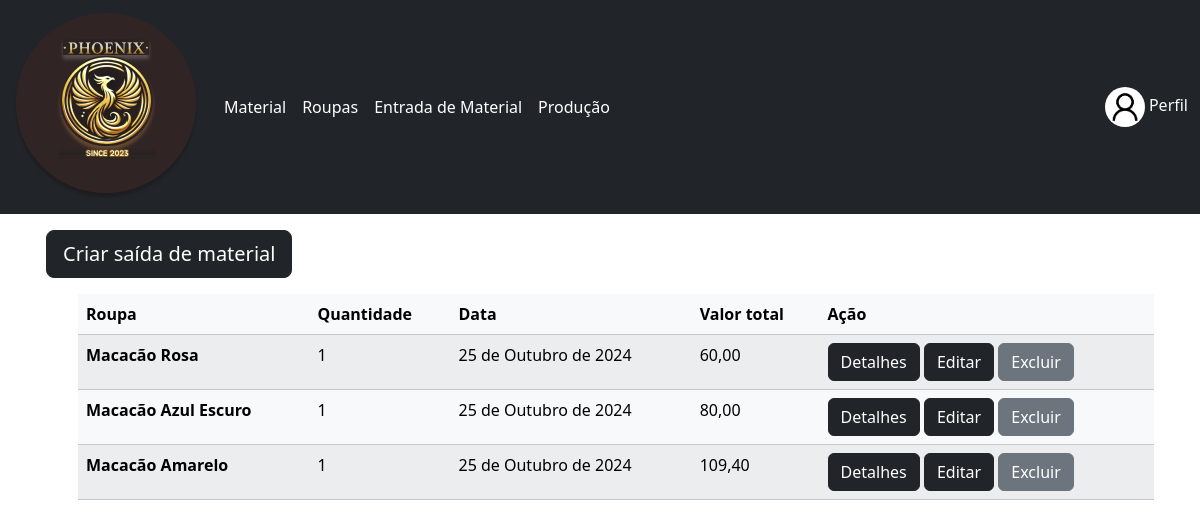
The page /producao/ (signed in) on the database its author committed.
### usuario/models.py (models this page shows, shortened)
class CustomUser(AbstractUser):
    linguagem = [
        ('pt-br', 'Português - Brasil'),
        ('eng', 'Inglês (Indisponível)')
    ]
    cpf = models.CharField(max_length=11, unique=True, verbose_name="CPF")
    profile_picture = models.ImageField(upload_to='profile_pictures/', blank=True, null=True)
    idioma = models.CharField(verbose_name="Idioma", null=False, blank=False,  choices=linguagem, default='pt-br', max_length=7)

### producao/models.py (models this page shows)
class Producao(models.Model):
    roupa = models.ForeignKey(Roupa, on_delete= models.CASCADE)
    quantidade = models.IntegerField()
    data = models.DateField()
    valorTotal = models.DecimalField(verbose_name="Valor Total da Venda", max_digits=10, decimal_places=2)

### roupa/models.py (models this page shows, shortened)
class Roupa(models.Model):
    nome = models.CharField(verbose_name="Nome", max_length=100, null=False, blank=False)
    descricao = models.TextField(verbose_name="Descrição", null=True, blank=True)
    imagem = models.ImageField(upload_to="fotos/")
    def __str__(self) -> str:
        return self.nome

### producao/views.py (the view)
# urls.py: path('', ProducaoListView.as_view(), name='producao_list'),
class ProducaoListView(LoginRequiredMixin, ListView):
    model= Producao
    template_name = 'producao_list_view.html'

### producao/templates/producao_list_view.html (shortened to what this page needs)
{% extends 'base.html' %}
{% block content %}
<a href="{% url 'producao_create' %}" class="btn btn-dark mb-3 btn-lg">Criar saída de material</a>
<ul>
    <table class="table table-striped table-light">
        <thead>
          <tr>
            <th scope="col">Roupa</th>
            <th scope="col">Quantidade</th>
            <th scope="col">Data</th>
            <th scope="col">Valor total</th>
            <th scope="col">Ação</th>
          </tr>
        </thead>
        <tbody>
            {% for producao in object_list %}
            <tr>
             <th scope="row">{{ producao.roupa }}</th>
             <td> {{ producao.quantidade }}</td>
             <td>{{ producao.data }}</td>
             <td>{{ producao.valorTotal }}</td>
                <td>
                <a href="{% url 'producao_detail' producao.pk %}" class="btn btn-dark">Detalhes</a>
                <a href="{% url 'producao_update' producao.pk %}" class="btn btn-dark">Editar</a>
                <a href="{% url 'producao_delete' producao.pk %}" class="btn btn-secondary">Excluir</a>
                </td>
            </tr>
    {% endfor %}
</ul>
{% endblock %}

### dashboard/templates/base.html (shortened to what this page needs)
<!DOCTYPE html>
<html lang="pt-br">
<head>
    <link href="https://cdn.jsdelivr.net/npm/bootstrap@5.3.3/dist/css/bootstrap.min.css" rel="stylesheet">
    {%load static%}
</head>
<body>
    <nav class="navbar navbar-expand-lg navbar-dark bg-dark">
        <div class="container-fluid">
            <a class="navbar-brand" href="{% url 'dashboard' %}">
                <img src="{% static 'imagens/logo.png' %}" alt="Phoenix">
            </a>
            <div class="collapse navbar-collapse" id="navbarNav">
                <ul class="navbar-nav">
                    <li class="nav-item">
                        <a class="nav-link active" aria-current="page" href="{% url 'material_list' %}">Material</a></li>
                    <li> <a class="nav-link active" aria-current="page" href="{% url 'roupa_list' %}">Roupas</a></li>
                    <li> <a class="nav-link active" aria-current="page" href="{% url 'movimentacao_list' %}">Entrada de Material</a></li>
                    <li> <a class="nav-link active" aria-current="page" href="{% url 'producao_list' %}">Produção</a></li>
                    </ul>
                    <span class="ms-auto">
                    {% if user.is_authenticated %}
                    <span class="navbar-text ms-auto">
                        {% if user.profile_picture %}
                        <img src="{{ user.profile_picture.url }}" alt="Foto de Perfil" class="rounded-circle" style="width: 40px; height: 40px;">
                        {% else %}
                        <img src="{% static 'imagens/default_profile.png' %}" alt="Foto Padrão" class="rounded-circle" style="width: 40px; height: 40px;">
                        {% endif %}
                        <a class="nav-link d-inline-block link-light" href="{% url 'profile' %}">Perfil</a>
                    </span>
                    {% endif %}
                </span>
            </div>
        </div>
    </nav>
    <div class="container py-3 px-3">
        {% block content %}
        {% endblock %}
    </div>
</body>
</html>

### rows shown on the page
CustomUser: profile_picture (picture)
Producao: roupa "Macacão Rosa", quantidade "1", data "25 de Outubro de 2024", valorTotal "60,00"
Producao: roupa "Macacão Azul Escuro", quantidade "1", data "25 de Outubro de 2024", valorTotal "80,00"
Producao: roupa "Macacão Amarelo", quantidade "1", data "25 de Outubro de 2024", valorTotal "109,40"
